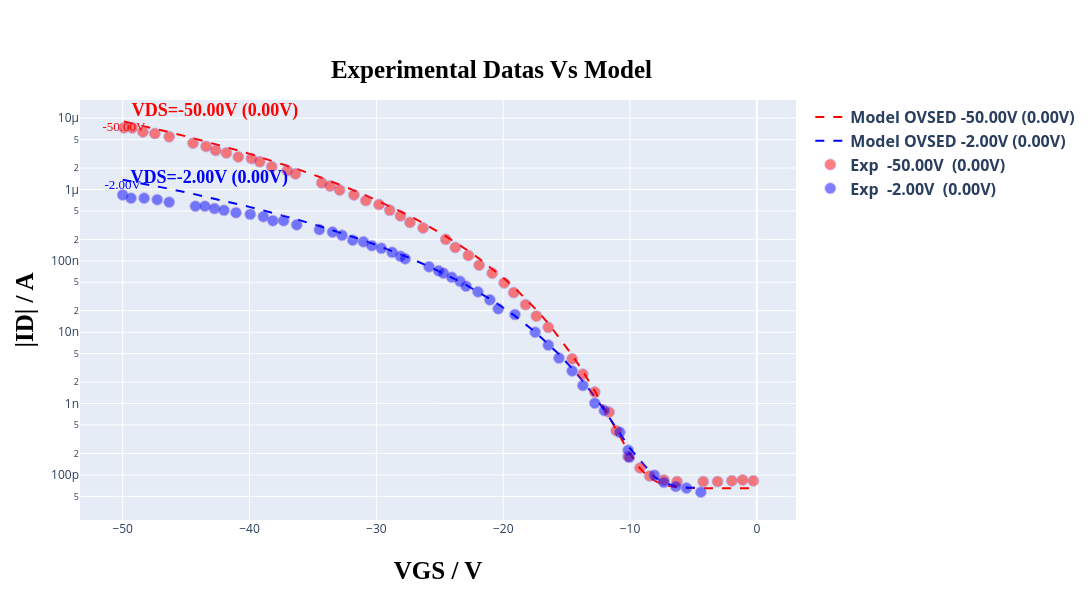
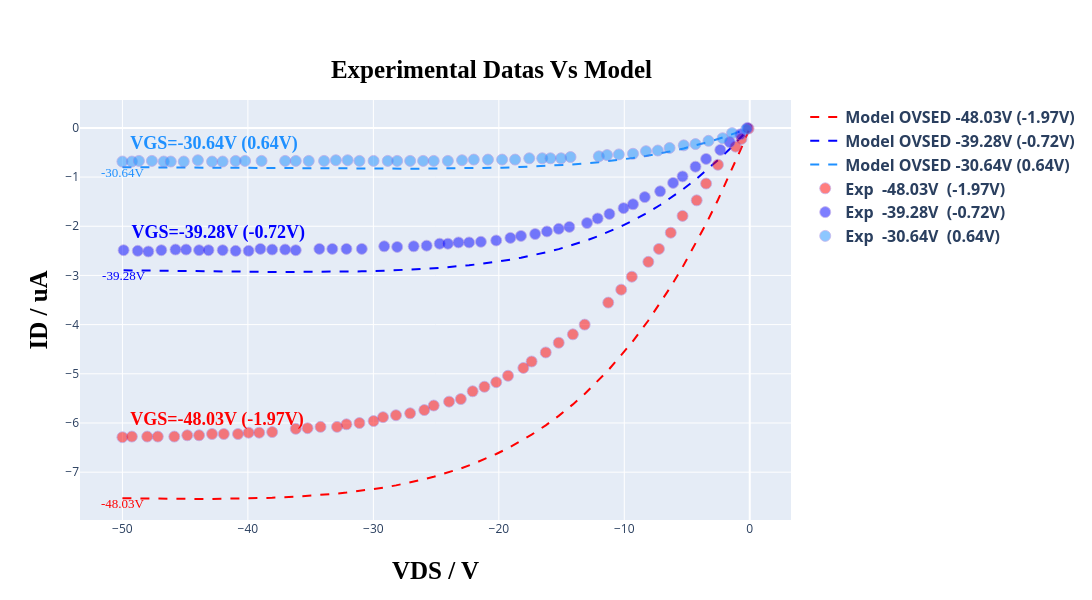

Write notebook code for charts like these, in order.
### Code cell
# @title ##### ***GRAFICS PLOT OPTION:*** { run: "auto" }
option = 'Show both curves' # @param ["Show transfer curve", "Show output curve", "Show both curves"]

plot = initialize_graphics_plot(settings)
model = instance_model(read, TFTModel, n_points, type_curve_plot, load_parameters, input_voltage, Vv, load_idleak, width_t, count_transfer, tp_tst, settings['experimental_data_scale_transfer'], settings['current_typic'], resistance, current, path_voltages=path_voltages)
in_model_data, in_exp_data, out_model_data, out_exp_data = load_experimental_data(read, count_transfer, Vv, Id, model, count_output)

# Plot labels follow the tensions discovered from the CSVs and any optional filtering step.
plot_curves(option, plot, list_tension, list_tension_shift, count_transfer, in_model_data, out_model_data, in_exp_data, out_exp_data, shift_list, settings.get('selected_curves', settings.get('select_files', '')), settings['current_typic'], type_curve_plot)

error(in_exp_data, in_model_data, out_exp_data, out_model_data)
print('\n\n')

### Figure 1 — Plotly figure (JSON) as saved in the notebook; plotly's stock layout.template omitted (floating-point values rounded to 4 significant figures)
{"data": [{"line": {"color": "rgb(255, 0, 0)", "dash": "dash"}, "mode": "lines+text", "name": "<b>Model OVSED<b> <b>-50.00V<b> <b>(0.00V)<b>", "text": ["-50.00V"], "textfont": {"color": "rgb(255, 0, 0)", "family": "Times New Roman", "size": 13}, "textposition": "bottom center", "type": "scatter", "x": [-49.91, -49.25, -48.4, -47.46, -46.33, -44.45, -43.42, -42.67, -41.82, -40.88, -39.85, -39.19, -38.25, -37.03, -36.37, -34.3, -33.65, -32.89, -31.77, -30.83, -29.79, -28.95, -28.1, -27.35, -26.32, -24.53, -23.78, -22.74, -21.9, -20.86, -19.92, -19.17, -18.23, -17.39, -16.45, -14.57, -13.72, -12.78, -11.65, -11.09, -10.15, -9.211, -8.459, -7.331, -6.297, -4.229, -3.102, -1.974, -1.128, -0.282], "y": [8.975e-06, 8.449e-06, 7.805e-06, 7.131e-06, 6.379e-06, 5.254e-06, 4.7e-06, 4.325e-06, 3.929e-06, 3.52e-06, 3.107e-06, 2.863e-06, 2.539e-06, 2.159e-06, 1.972e-06, 1.461e-06, 1.321e-06, 1.173e-06, 9.739e-07, 8.281e-07, 6.869e-07, 5.851e-07, 4.949e-07, 4.236e-07, 3.383e-07, 2.217e-07, 1.828e-07, 1.378e-07, 1.076e-07, 7.781e-08, 5.652e-08, 4.294e-08, 2.964e-08, 2.062e-08, 1.327e-08, 4.791e-09, 2.828e-09, 1.494e-09, 6.526e-10, 4.261e-10, 2.153e-10, 1.226e-10, 9.025e-11, 7.171e-11, 6.683e-11, 6.511e-11, 6.502e-11, 6.5e-11, 6.5e-11, 6.5e-11]}, {"line": {"color": "rgb(0, 0, 255)", "dash": "dash"}, "mode": "lines+text", "name": "<b>Model OVSED<b> <b>-2.00V<b> <b>(0.00V)<b>", "text": ["-2.00V"], "textfont": {"color": "rgb(0, 0, 255)", "family": "Times New Roman", "size": 13}, "textposition": "bottom center", "type": "scatter", "x": [-50, -49.34, -48.31, -47.27, -46.33, -44.27, -43.52, -42.76, -42.01, -41.07, -39.94, -38.91, -38.16, -37.31, -36.28, -34.49, -33.46, -32.71, -31.86, -31.02, -30.36, -29.61, -28.76, -28.1, -27.73, -25.85, -25.09, -24.72, -24.06, -23.4, -22.93, -21.99, -21.05, -20.39, -19.08, -17.48, -16.45, -15.6, -14.57, -13.72, -12.78, -12.03, -10.81, -10.15, -10.06, -8.083, -7.331, -6.391, -5.545, -4.417], "y": [1.371e-06, 1.303e-06, 1.202e-06, 1.105e-06, 1.022e-06, 8.549e-07, 7.99e-07, 7.455e-07, 6.945e-07, 6.342e-07, 5.666e-07, 5.091e-07, 4.698e-07, 4.282e-07, 3.808e-07, 3.076e-07, 2.7e-07, 2.446e-07, 2.182e-07, 1.937e-07, 1.76e-07, 1.572e-07, 1.378e-07, 1.238e-07, 1.163e-07, 8.339e-08, 7.225e-08, 6.708e-08, 5.867e-08, 5.101e-08, 4.599e-08, 3.699e-08, 2.93e-08, 2.463e-08, 1.692e-08, 1.008e-08, 6.897e-09, 4.908e-09, 3.104e-09, 2.055e-09, 1.245e-09, 8.076e-10, 3.829e-10, 2.555e-10, 2.414e-10, 9.356e-11, 7.774e-11, 6.926e-11, 6.648e-11, 6.533e-11]}, {"marker": {"color": "rgb(255, 0, 0)", "line": {"color": "MediumPurple", "width": 0.8}, "opacity": 0.5, "size": 11}, "mode": "markers+text", "name": "<b>Exp <b> <b>-50.00V<b> <b> (0.00V)<b>", "text": ["<b>VDS<b>=-50.00V (0.00V)"], "textfont": {"color": "rgb(255, 0, 0)", "family": "Times New Roman", "size": 18}, "textposition": "top right", "type": "scatter", "x": [-49.91, -49.25, -48.4, -47.46, -46.33, -44.45, -43.42, -42.67, -41.82, -40.88, -39.85, -39.19, -38.25, -37.03, -36.37, -34.3, -33.65, -32.89, -31.77, -30.83, -29.79, -28.95, -28.1, -27.35, -26.32, -24.53, -23.78, -22.74, -21.9, -20.86, -19.92, -19.17, -18.23, -17.39, -16.45, -14.57, -13.72, -12.78, -11.65, -11.09, -10.15, -9.211, -8.459, -7.331, -6.297, -4.229, -3.102, -1.974, -1.128, -0.282], "y": [7.31e-06, 7.31e-06, 6.42e-06, 6.09e-06, 5.49e-06, 4.46e-06, 4.02e-06, 3.53e-06, 3.26e-06, 2.86e-06, 2.72e-06, 2.45e-06, 2.09e-06, 1.84e-06, 1.66e-06, 1.24e-06, 1.12e-06, 9.83e-07, 8.4e-07, 7e-07, 6.15e-07, 5.12e-07, 4.27e-07, 3.46e-07, 2.89e-07, 2e-07, 1.54e-07, 1.19e-07, 8.7e-08, 6.71e-08, 4.9e-08, 3.59e-08, 2.43e-08, 1.68e-08, 1.17e-08, 4.23e-09, 2.58e-09, 1.45e-09, 7.57e-10, 4.16e-10, 1.81e-10, 1.25e-10, 9.66e-11, 8.48e-11, 8.05e-11, 8.05e-11, 8.05e-11, 8.26e-11, 8.48e-11, 8.26e-11]}, {"marker": {"color": "rgb(0, 0, 255)", "line": {"color": "MediumPurple", "width": 0.8}, "opacity": 0.5, "size": 11}, "mode": "markers+text", "name": "<b>Exp <b> <b>-2.00V<b> <b> (0.00V)<b>", "text": ["<b>VDS<b>=-2.00V (0.00V)"], "textfont": {"color": "rgb(0, 0, 255)", "family": "Times New Roman", "size": 18}, "textposition": "top right", "type": "scatter", "x": [-50, -49.34, -48.31, -47.27, -46.33, -44.27, -43.52, -42.76, -42.01, -41.07, -39.94, -38.91, -38.16, -37.31, -36.28, -34.49, -33.46, -32.71, -31.86, -31.02, -30.36, -29.61, -28.76, -28.1, -27.73, -25.85, -25.09, -24.72, -24.06, -23.4, -22.93, -21.99, -21.05, -20.39, -19.08, -17.48, -16.45, -15.6, -14.57, -13.72, -12.78, -12.03, -10.81, -10.15, -10.06, -8.083, -7.331, -6.391, -5.545, -4.417], "y": [8.4e-07, 7.57e-07, 7.57e-07, 7.19e-07, 6.65e-07, 5.83e-07, 5.83e-07, 5.4e-07, 5.12e-07, 4.74e-07, 4.5e-07, 4.16e-07, 3.65e-07, 3.65e-07, 3.2e-07, 2.74e-07, 2.53e-07, 2.28e-07, 1.95e-07, 1.85e-07, 1.63e-07, 1.5e-07, 1.32e-07, 1.16e-07, 1.07e-07, 8.26e-08, 7.25e-08, 6.71e-08, 5.89e-08, 5.17e-08, 4.42e-08, 3.68e-08, 2.84e-08, 2.13e-08, 1.77e-08, 1e-08, 6.59e-09, 4.34e-09, 2.86e-09, 1.79e-09, 1.01e-09, 7.98e-10, 3.95e-10, 2.22e-10, 1.76e-10, 9.91e-11, 7.84e-11, 6.88e-11, 6.53e-11, 5.73e-11]}], "layout": {"height": 600, "legend": {"font": {"size": 16}}, "title": {"font": {"color": "black", "family": "Overpass", "size": 25}, "text": "<b>Experimental Datas Vs Model<b>", "x": 0.45, "y": 0.9}, "width": 1100, "xaxis": {"title": {"font": {"color": "black", "family": "Overpass", "size": 25}, "standoff": 25, "text": "<b>VGS / V<b>"}}, "yaxis": {"title": {"font": {"color": "black", "family": "Overpass", "size": 25}, "standoff": 10, "text": "<b>|ID| / A<b>"}, "type": "log"}}}

### Figure 2 — Plotly figure (JSON) as saved in the notebook; plotly's stock layout.template omitted (floating-point values rounded to 4 significant figures)
{"data": [{"line": {"color": "rgb(255, 0, 0)", "dash": "dash"}, "mode": "lines+text", "name": "<b>Model OVSED<b> <b>-48.03V<b> <b>(-1.97V)<b>", "text": ["-48.03V"], "textfont": {"color": "rgb(255, 0, 0)", "family": "Times New Roman", "size": 13}, "textposition": "bottom center", "type": "scatter", "x": [-50, -49.25, -48.03, -47.18, -45.86, -44.83, -43.89, -42.86, -41.92, -40.79, -39.94, -39.1, -38.06, -36.18, -35.24, -34.21, -32.89, -32.14, -31.11, -29.98, -29.23, -28.2, -27.07, -25.94, -25.19, -23.97, -23.03, -22.09, -21.15, -20.21, -19.27, -18.05, -17.39, -16.26, -15.23, -14.1, -13.16, -11.28, -10.24, -9.398, -8.083, -7.237, -6.297, -5.357, -4.229, -3.477, -2.538, -1.128, -0.6579, -0.09398], "y": [-7.53, -7.533, -7.538, -7.541, -7.544, -7.545, -7.545, -7.545, -7.543, -7.539, -7.534, -7.529, -7.52, -7.498, -7.484, -7.465, -7.435, -7.415, -7.384, -7.345, -7.315, -7.269, -7.211, -7.144, -7.094, -7.003, -6.924, -6.836, -6.738, -6.631, -6.512, -6.34, -6.238, -6.048, -5.855, -5.622, -5.409, -4.928, -4.628, -4.364, -3.916, -3.603, -3.231, -2.832, -2.317, -1.951, -1.466, -0.6806, -0.4028, -0.05858]}, {"line": {"color": "rgb(0, 0, 255)", "dash": "dash"}, "mode": "lines+text", "name": "<b>Model OVSED<b> <b>-39.28V<b> <b>(-0.72V)<b>", "text": ["-39.28V"], "textfont": {"color": "rgb(0, 0, 255)", "family": "Times New Roman", "size": 13}, "textposition": "bottom center", "type": "scatter", "x": [-49.91, -48.78, -47.93, -46.9, -45.77, -44.92, -43.89, -43.14, -42.01, -40.98, -39.94, -39.0, -38.06, -37.03, -36.18, -34.3, -33.27, -32.14, -30.92, -29.14, -28.1, -26.79, -25.75, -24.72, -24.06, -23.21, -22.37, -21.43, -20.21, -19.08, -18.23, -17.11, -16.17, -15.23, -14.38, -12.97, -12.12, -11.18, -10.06, -9.305, -8.365, -7.143, -6.109, -5.357, -4.323, -3.477, -2.35, -1.598, -0.7519, -0.188], "y": [-2.896, -2.9, -2.903, -2.907, -2.911, -2.914, -2.917, -2.919, -2.922, -2.925, -2.927, -2.928, -2.929, -2.93, -2.93, -2.928, -2.926, -2.922, -2.917, -2.904, -2.895, -2.879, -2.864, -2.846, -2.833, -2.814, -2.792, -2.765, -2.723, -2.678, -2.64, -2.582, -2.527, -2.465, -2.403, -2.286, -2.206, -2.109, -1.979, -1.883, -1.754, -1.568, -1.394, -1.256, -1.053, -0.8731, -0.6142, -0.4288, -0.2078, -0.05301]}, {"line": {"color": "rgb(30, 144, 255)", "dash": "dash"}, "mode": "lines+text", "name": "<b>Model OVSED<b> <b>-30.64V<b> <b>(0.64V)<b>", "text": ["-30.64V"], "textfont": {"color": "rgb(30, 144, 255)", "family": "Times New Roman", "size": 13}, "textposition": "bottom center", "type": "scatter", "x": [-50, -49.25, -48.68, -47.65, -46.71, -46.15, -45.11, -43.98, -42.86, -42.01, -40.98, -40.23, -38.91, -37.03, -36.18, -35.15, -33.93, -32.99, -32.05, -31.11, -29.98, -28.85, -28.1, -27.07, -26.03, -25.19, -24.06, -22.93, -21.99, -20.86, -19.74, -18.7, -17.58, -16.54, -15.88, -15.04, -14.29, -12.03, -11.37, -10.43, -9.305, -8.271, -7.331, -6.391, -5.263, -4.323, -3.289, -2.162, -1.41, -0.282], "y": [-0.8004, -0.8017, -0.8027, -0.8045, -0.8061, -0.807, -0.8088, -0.8107, -0.8126, -0.814, -0.8157, -0.8169, -0.819, -0.8218, -0.823, -0.8244, -0.8259, -0.827, -0.8279, -0.8287, -0.8294, -0.8297, -0.8298, -0.8295, -0.8288, -0.8278, -0.8258, -0.8229, -0.8197, -0.8147, -0.8082, -0.8008, -0.7906, -0.7792, -0.7708, -0.7584, -0.7458, -0.6975, -0.68, -0.652, -0.6131, -0.572, -0.5297, -0.4823, -0.4181, -0.3583, -0.2853, -0.1968, -0.1325, -0.0278]}, {"marker": {"color": "rgb(255, 0, 0)", "line": {"color": "MediumPurple", "width": 0.8}, "opacity": 0.5, "size": 11}, "mode": "markers+text", "name": "<b>Exp <b> <b>-48.03V<b> <b> (-1.97V)<b>", "text": ["<b>VGS<b>=-48.03V (-1.97V)"], "textfont": {"color": "rgb(255, 0, 0)", "family": "Times New Roman", "size": 18}, "textposition": "top right", "type": "scatter", "x": [-50, -49.25, -48.03, -47.18, -45.86, -44.83, -43.89, -42.86, -41.92, -40.79, -39.94, -39.1, -38.06, -36.18, -35.24, -34.21, -32.89, -32.14, -31.11, -29.98, -29.23, -28.2, -27.07, -25.94, -25.19, -23.97, -23.03, -22.09, -21.15, -20.21, -19.27, -18.05, -17.39, -16.26, -15.23, -14.1, -13.16, -11.28, -10.24, -9.398, -8.083, -7.237, -6.297, -5.357, -4.229, -3.477, -2.538, -1.128, -0.6579, -0.09398], "y": [-6.289, -6.276, -6.276, -6.276, -6.276, -6.25, -6.25, -6.224, -6.224, -6.224, -6.197, -6.197, -6.184, -6.118, -6.105, -6.079, -6.079, -6.026, -6, -5.961, -5.882, -5.842, -5.803, -5.737, -5.645, -5.566, -5.513, -5.355, -5.263, -5.171, -5.039, -4.882, -4.75, -4.566, -4.368, -4.197, -4, -3.553, -3.289, -3.026, -2.724, -2.461, -2.132, -1.789, -1.474, -1.132, -0.75, -0.3816, -0.2237, -0.01316]}, {"marker": {"color": "rgb(0, 0, 255)", "line": {"color": "MediumPurple", "width": 0.8}, "opacity": 0.5, "size": 11}, "mode": "markers+text", "name": "<b>Exp <b> <b>-39.28V<b> <b> (-0.72V)<b>", "text": ["<b>VGS<b>=-39.28V (-0.72V)"], "textfont": {"color": "rgb(0, 0, 255)", "family": "Times New Roman", "size": 18}, "textposition": "top right", "type": "scatter", "x": [-49.91, -48.78, -47.93, -46.9, -45.77, -44.92, -43.89, -43.14, -42.01, -40.98, -39.94, -39.0, -38.06, -37.03, -36.18, -34.3, -33.27, -32.14, -30.92, -29.14, -28.1, -26.79, -25.75, -24.72, -24.06, -23.21, -22.37, -21.43, -20.21, -19.08, -18.23, -17.11, -16.17, -15.23, -14.38, -12.97, -12.12, -11.18, -10.06, -9.305, -8.365, -7.143, -6.109, -5.357, -4.323, -3.477, -2.35, -1.598, -0.7519, -0.188], "y": [-2.487, -2.5, -2.513, -2.487, -2.474, -2.474, -2.487, -2.487, -2.487, -2.5, -2.5, -2.461, -2.474, -2.474, -2.487, -2.461, -2.461, -2.461, -2.461, -2.408, -2.421, -2.408, -2.395, -2.355, -2.355, -2.329, -2.329, -2.316, -2.289, -2.237, -2.197, -2.158, -2.105, -2.053, -2.013, -1.934, -1.842, -1.75, -1.632, -1.553, -1.408, -1.289, -1.118, -0.9868, -0.7895, -0.6316, -0.4474, -0.2895, -0.1316, 0]}, {"marker": {"color": "rgb(30, 144, 255)", "line": {"color": "MediumPurple", "width": 0.8}, "opacity": 0.5, "size": 11}, "mode": "markers+text", "name": "<b>Exp <b> <b>-30.64V<b> <b> (0.64V)<b>", "text": ["<b>VGS<b>=-30.64V (0.64V)"], "textfont": {"color": "rgb(30, 144, 255)", "family": "Times New Roman", "size": 18}, "textposition": "top right", "type": "scatter", "x": [-50, -49.25, -48.68, -47.65, -46.71, -46.15, -45.11, -43.98, -42.86, -42.01, -40.98, -40.23, -38.91, -37.03, -36.18, -35.15, -33.93, -32.99, -32.05, -31.11, -29.98, -28.85, -28.1, -27.07, -26.03, -25.19, -24.06, -22.93, -21.99, -20.86, -19.74, -18.7, -17.58, -16.54, -15.88, -15.04, -14.29, -12.03, -11.37, -10.43, -9.305, -8.271, -7.331, -6.391, -5.263, -4.323, -3.289, -2.162, -1.41, -0.282], "y": [-0.6842, -0.6842, -0.6711, -0.6711, -0.6842, -0.6842, -0.6842, -0.6579, -0.6842, -0.6842, -0.6711, -0.6711, -0.6711, -0.6711, -0.6711, -0.6711, -0.6711, -0.6579, -0.6579, -0.6711, -0.6711, -0.6711, -0.6711, -0.6711, -0.6711, -0.6711, -0.6711, -0.6579, -0.6447, -0.6447, -0.6447, -0.6447, -0.6184, -0.6184, -0.6184, -0.6184, -0.5921, -0.5789, -0.5526, -0.5395, -0.5263, -0.4737, -0.4605, -0.4079, -0.3553, -0.3289, -0.2632, -0.2105, -0.1053, -0.02632]}], "layout": {"height": 600, "legend": {"font": {"size": 16}}, "title": {"font": {"color": "black", "family": "Overpass", "size": 25}, "text": "<b>Experimental Datas Vs Model<b>", "x": 0.45, "y": 0.9}, "width": 1100, "xaxis": {"title": {"font": {"color": "black", "family": "Overpass", "size": 25}, "standoff": 25, "text": "<b>VDS / V<b>"}}, "yaxis": {"title": {"font": {"color": "black", "family": "Overpass", "size": 25}, "standoff": 10, "text": "<b>ID / uA<b>"}, "type": "linear"}}}
